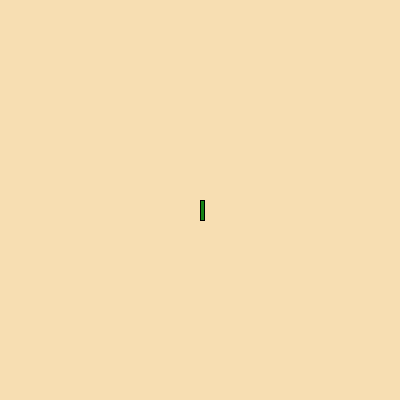
Frame 1 (no input)
Frame 60 (the mouse pressed at the canvas centre just before this capture): identical to frame 1, image omitted
Frame 120 (the mouse held since frame 60 and released just before this capture): identical to frame 1, image omitted

The Processing sketch that drew this single still picture (run headless with seeded random() and noise(); from frame 60 on, the mouse is pressed at the canvas centre):

// Processing sketch: question1
// ── question1.pde
// Lawns and Lawnmowers
// question 1

class Grass
{
  float x;
  float y;
  int gWidth;
  int gHeight;
  
  final color gColor = color(23, 132, 23);
}

Grass blade = new Grass();

void setup()
{
  size(400, 400);
  
  blade.x = width/2;
  blade.y = height/2;
  blade.gWidth = width/100;
  blade.gHeight = height/20;
}

void draw()
{
  background(247, 222, 178);
  drawGrass(blade);
}

void drawGrass(Grass bladeOfGrass)
{
  fill(bladeOfGrass.gColor);
  rect(bladeOfGrass.x, bladeOfGrass.y, bladeOfGrass.gWidth, bladeOfGrass.gHeight);
}
